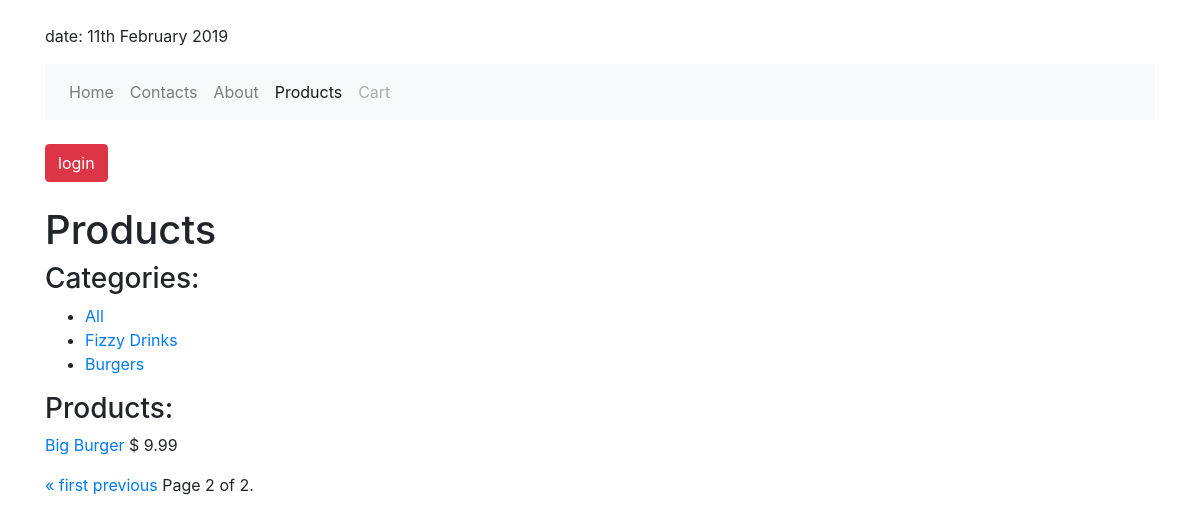
/products/all?page=2, run on the app's committed database.
### products/models.py (models this page shows)
class Category(models.Model):
    category_name = models.CharField(max_length=50, null=True)
    def __str__(self):
        return self.category_name

class Product(models.Model):
    title = models.CharField(max_length=255)
    price = models.DecimalField(max_digits=10000, decimal_places=2)
    image = models.ImageField(
        upload_to='products_img/',
        blank=True,
        null=True
    )
    description = models.TextField(blank=True, null=True)
    category = models.ForeignKey(Category, on_delete=models.CASCADE)
    def get_absolute_url(self):
        return reverse("products:product-details", kwargs={"id": self.id})

### products/views.py (the view)
# urls.py: path('<str:category_name>', products_list_view, name='products-list'),
def products_list_view(request, category_name):
    categories = Category.objects.all()
    user_cart = ShoppingCart.objects.filter(user=request.user.id)
    if category_name == 'all':
        products_list = Product.objects.all()
        paginator = Paginator(products_list, 1)  # Show one on the page
        page = request.GET.get('page')
        products = paginator.get_page(page)
    else:
        category = Category.objects.filter(category_name=category_name)[0]
        products = Product.objects.filter(category=category)
    context = {
        "title": "products",
        "products": products,
        "categories": categories,
        "user_cart": user_cart,
        "all_products": "all"
    }
    return render(request, "products/products_list.html", context)

### shopping_cart/context_processors.py (called while the page is built)
def cart_processor(request):
    if request.user.is_authenticated:
        user_cart = ShoppingCart.objects.filter(user=request.user)
        total_quantity = 0
        for order in user_cart:
            total_quantity += order.quantity
        return {'total_quantity': total_quantity}
    else:
        return {'total_quantity': 0}

### products/templates/products/products_list.html (shortened to what this page needs)
{% extends 'base.html' %}
{% block content %}
    <h1>Products</h1>
    <h3>Categories:</h3>
        <ul>
            <li><a href="{% url 'products:products-list' all_products %}">All</a></li>
            {% for category in categories %}
            <li>
                <a href="{% url 'products:products-list' category %}">{{ category|title }}</a>
            </li>
            {% endfor %}
        </ul>
    <h3>Products:</h3>
    {% for product in products %}
        <p>
            <a href="{{ product.get_absolute_url }}">
                {{ product.title }}
            </a>
            $ {{ product.price }}
        </p>
    {% endfor %}
    <div class="pagination">
        <span class="step-links">
            {% if products.has_previous %}
                <a href="?page=1">&laquo; first</a>
                <a href="?page={{ products.previous_page_number }}">previous</a>
            {% endif %}
            <span class="current">
                Page {{ products.number }} of {{ products.paginator.num_pages }}.
            </span>
        </span>
    </div>
{% endblock %}

### data on the page
Category: category_name "Fizzy Drinks"
Category: category_name "Burgers"
Product: title "Big Burger", price "9.99"

### other printed values
{{ products.number }} "2"
{{ products.paginator.num_pages }} "2"
